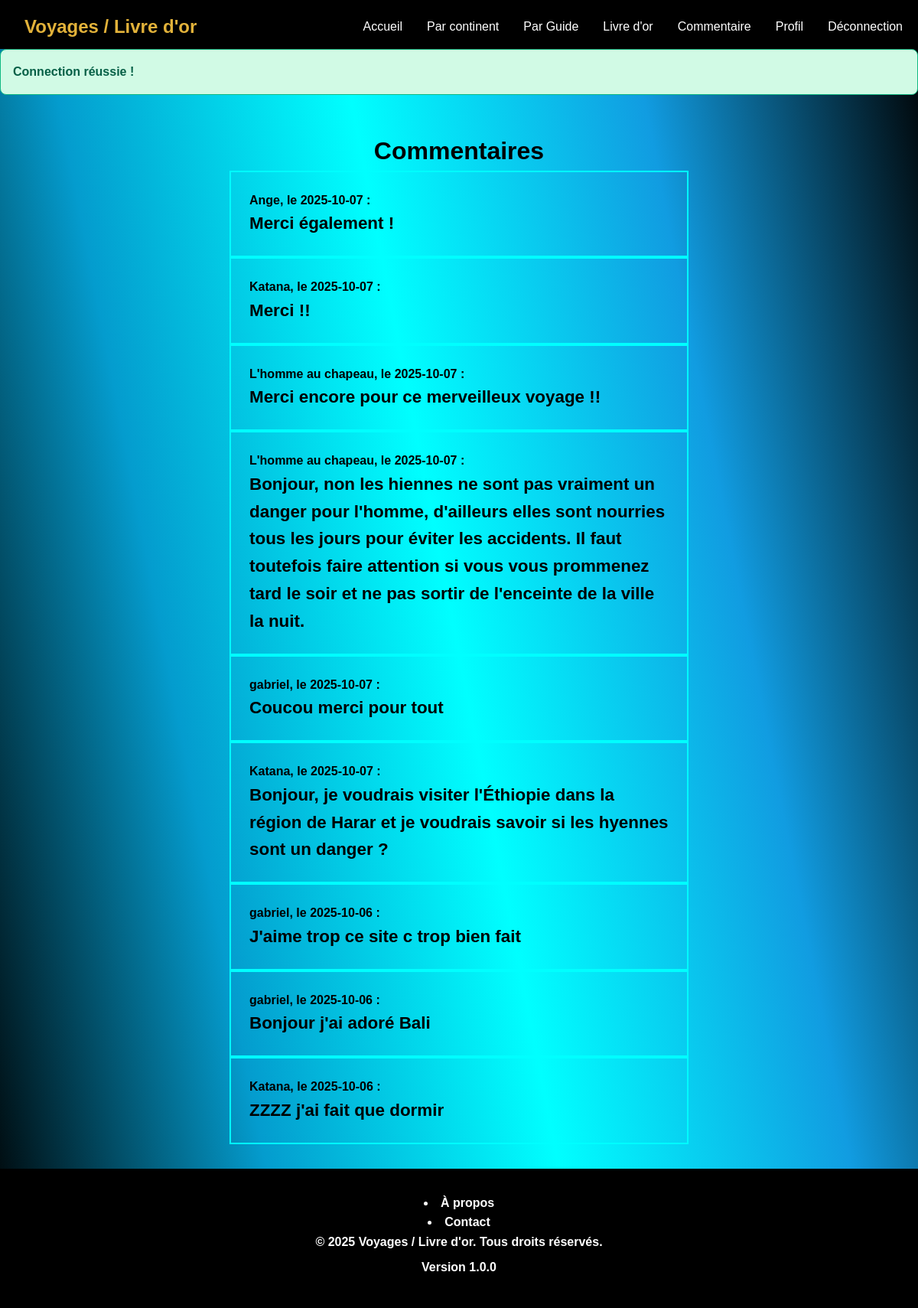
Page /public/goldenbook/index (signed in) on the committed database.
### tables this page shows
CREATE TABLE `commentaires` (
  `id` int(11) NOT NULL,
  `commentaire` varchar(1024) NOT NULL,
  `id_utilisateur` int(11) NOT NULL,
  `date` date NOT NULL
);

CREATE TABLE `users` (
  `isAdmin` tinyint(1) NOT NULL DEFAULT 0,
  `id` int(11) NOT NULL,
  `login` varchar(100) NOT NULL,
  `email` varchar(150) NOT NULL,
  `country` varchar(50) NOT NULL,
  `zip` int(11) NOT NULL,
  `password` varchar(255) NOT NULL,
  `active` tinyint(1) NOT NULL DEFAULT 1,
  `created_at` timestamp NOT NULL DEFAULT current_timestamp(),
  `updated_at` timestamp NOT NULL DEFAULT current_timestamp() ON UPDATE current_timestamp()
);

### controllers/goldenbook_controller.php (called while the page is built, shortened)
<?php
function goldenbook_index()
{
    $comments = get_comments();
    $data = [
        'title' => 'Connexion',
        'stylesheets' => [
            'assets/css/voyages.css',
        ],
        'comments' => $comments,
    ];
    load_view_with_layout('goldenbook/index', $data);
}

### core/router.php (called while the page is built, shortened)
<?php
function parse_request_url()
{
    $url = $_GET['url'] ?? '';
    $url = rtrim($url, '/');
    $url = filter_var($url, FILTER_SANITIZE_URL);
    $url_parts = explode('/', $url);
    $controller = $url_parts[0] ?? 'home';
    $action = $url_parts[1] ?? 'index';
    $params = array_slice($url_parts, 2);
    return [
        'controller' => $controller,
        'action' => $action,
        'params' => $params
    ];
}
function dispatch()
{
    $route = parse_request_url();
    $controller_name = $route['controller'];
    $action_name = $route['action'];
    $params = $route['params'];
    $action_function = $controller_name . '_' . $action_name;
    call_user_func_array($action_function, $params);
}

### public/index.php (called while the page is built, shortened)
<?php
require_once '../config/database.php';
require_once CORE_PATH . '/database.php';
require_once CORE_PATH . '/router.php';
require_once CORE_PATH . '/view.php';
require_once MODEL_PATH . '/goldenbook_model.php';
dispatch();

### core/database.php (called while the page is built, shortened)
<?php
function db_connect() {
    static $pdo = null;
    if ($pdo === null) {
        try {
            $dsn = "mysql:host=" . DB_HOST . ";dbname=" . DB_NAME . ";charset=" . DB_CHARSET;
            $options = [
                PDO::ATTR_ERRMODE => PDO::ERRMODE_EXCEPTION,
                PDO::ATTR_DEFAULT_FETCH_MODE => PDO::FETCH_ASSOC,
                PDO::ATTR_EMULATE_PREPARES => false,
            ];
            $pdo = new PDO($dsn, DB_USER, DB_PASS, $options);
        } catch (PDOException $e) {
            die("Erreur de connexion à la base de données : " . $e->getMessage());
        }
    }
    return $pdo;
}
function db_select($query, $params = []) {
    $pdo = db_connect();
    $stmt = $pdo->prepare($query);
    $stmt->execute($params);
    return $stmt->fetchAll();
}

### models/goldenbook_model.php (called while the page is built, shortened)
<?php
function get_comments()
{
    $query = 'SELECT users.login, commentaire, id_utilisateur, date FROM commentaires LEFT JOIN users ON commentaires.id_utilisateur = users.id ORDER BY commentaires.id DESC';
    $result = db_select($query);
    return $result;
}

### views/goldenbook/index.php (the view)
<div class="p-2">
    <h1>Commentaires</h1>
<?php
foreach ($comments as $comment):?>
<div class="comment">
    <?= htmlspecialchars($comment["login"]) . ", le " . $comment['date'] . " : <br>"?>
    <p class="comment-content"> <?= htmlspecialchars($comment['commentaire'])?></p>
</diV>
<?php endforeach;?>
</div>

### public/assets/css/style.css (style rules this page uses)
* { margin: 0; padding: 0; box-sizing: border-box; }
:root { --primary-color: #000000; --secondary-color: #e2b23a; --primary-hover: var(--secondary-color); --success-color: #10b981; --error-color: #ef4444; --warning-color: #f59e0b; --background-color: #3f3f3f; --text-color: #000000; --border-color: #e5e7eb; --white: #ffffff; --shadow: 0 1px 3px 0 rgba(0, 0, 0, 0.1); --shadow-lg: 0 10px 15px -3px rgba(0, 0, 0, 0.1); }
body { font-family: "Segoe UI", Tahoma, Geneva, Verdana, sans-serif; line-height: 1.6; color: var(--text-color); background-color: var(--background-color); min-height: 100vh; display: flex; flex-direction: column; }

### public/assets/css/voyages.css (style rules this page uses)
h1 { text-align: center; }
body { font-family: "Tilt Neon", sans-serif; font-optical-sizing: auto; font-weight: 700; font-style: normal; font-variation-settings: "XROT" 0, "YROT" 0; display:block; background-image: linear-gradient(79deg,rgb(0, 0, 0), rgb(4, 156, 206),cyan, rgb(17, 156, 225) ,rgb(0, 0, 0)); background-repeat: no-repeat; height: 150%; width: 100vw; align-items: center; justify-content: start; }
.comment { display: flex; flex-direction: column; border: solid 2px cyan; width: 50vw; margin: auto auto; padding: 2%; }
.comment-content { font-size : 1.4rem; }
.p-2 { padding-top: 2rem; }

### rows in the picture
commentaires: users.login "Ange", date "2025-10-07", commentaire "Merci également !"
commentaires: users.login "Katana", date "2025-10-07", commentaire "Merci !!"
commentaires: users.login "L'homme au chapeau", date "2025-10-07", commentaire "Merci encore pour ce merveilleux voyage !!"
commentaires: users.login "L'homme au chapeau", date "2025-10-07", commentaire "Bonjour, non les hiennes ne sont pas vraiment un danger pour l'homme, d'ailleurs elles sont nourries tous les jours pour éviter les accidents. Il faut toutefois faire attention si vous vous prommenez tard le soir et ne pas sortir de l'enceinte de la ville la nuit."
commentaires: users.login "gabriel", date "2025-10-07", commentaire "Coucou merci pour tout"
commentaires: users.login "Katana", date "2025-10-07", commentaire "Bonjour, je voudrais visiter l'Éthiopie dans la région de Harar et je voudrais savoir si les hyennes sont un danger ?"
commentaires: users.login "gabriel", date "2025-10-06", commentaire "J'aime trop ce site c trop bien fait"
commentaires: users.login "gabriel", date "2025-10-06", commentaire "Bonjour j'ai adoré Bali"
commentaires: users.login "Katana", date "2025-10-06", commentaire "ZZZZ j'ai fait que dormir"

### other values in the picture
APP_NAME "Voyages / Livre d'or"
$message "Connection réussie !"
APP_VERSION "1.0.0"
